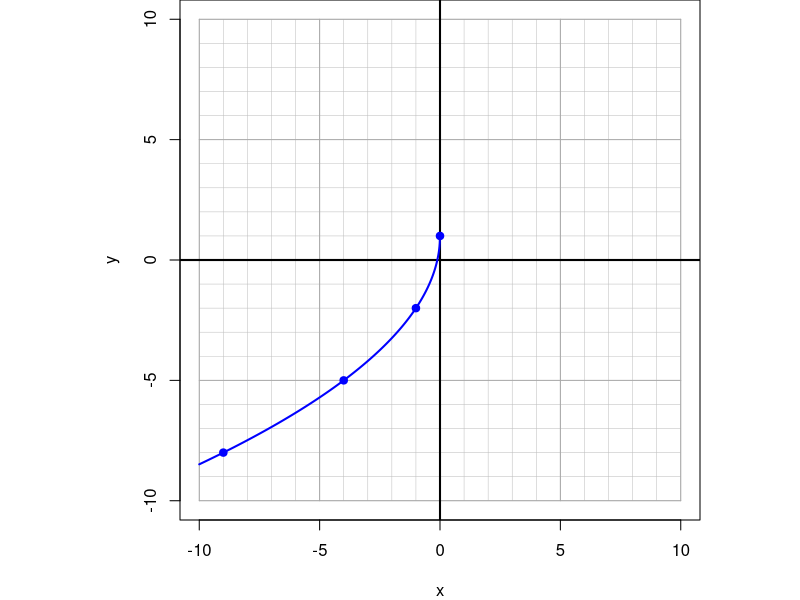
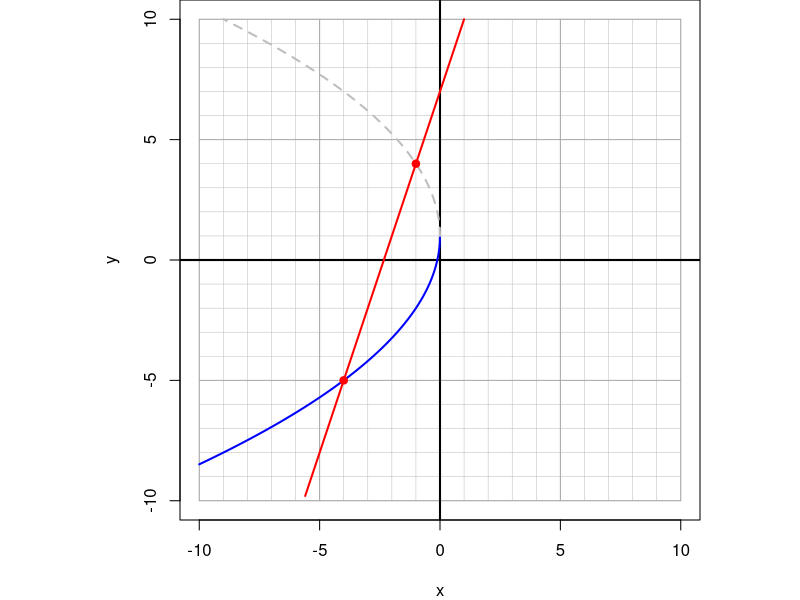

The R script that drew these images, in order:
## ---- chunk 1
gcd2 <- function(a, b) {
  if (b == 0) a else Recall(b, a %% b)
}
gcd <- function(...) Reduce(gcd2, c(...))

fsimp = function(top,bot){
    gg = abs(gcd(c(top,bot)))
    top = round(abs(top)/gg*sign(top*bot))
    bot = round(abs(mbot)/gg)
    if(bot==1){
        return(top)
    } else {
        return(paste0("\\frac{",top,"}{",bot,"}"))
    }
}

xpar = c(1,4,9)
ypar = c(1,2,3)
yext = c(-1,-2,-3)

# horizontal shift before possible reflection

# y = a*sqrt(bx-h)+k

h = sample(-9:1,1)
a = sample(c(-3,-2,-1,1,2,3),1)
k = sample((-10+3*abs(a)):(10-3*abs(a)),1)
b = sample(c(-1,1),1)

xc = (xpar+h)/b
yc = a*ypar+k
xd = xc
yd = k-a*ypar

ii = sample(1:3,2)
xv = xc[ii[1]]
yv = yc[ii[1]]
xe = xc[ii[2]]
ye = yd[ii[2]]

mtop = diff(c(yv,ye))
mbot = diff(c(xv,xe))
mf = fsimp(mtop,mbot)

while(T){
    xp = sample(-10:10,1)
    yp = mtop*(xp-xv)/mbot+yv
    if(abs(yp)<=10 && abs(yp)%%1==0 && yp!=yv && yp!=ye){break}
}

## ---- chunk 2
par(pty="s",mar=c(4,4,0,0))
plot(0,0,"n",xlim=c(-10,10),ylim=c(-10,10),xlab="x",ylab="y")

for(i in -10:10){
    lines(c(i,i),c(-10,10),col="grey",lwd=0.5)
    lines(c(-10,10),c(i,i),col="grey",lwd=0.5)
}
for(i in seq(-10,10,5)){
    lines(c(i,i),c(-10,10),col="darkgrey",lwd=1)
    lines(c(-10,10),c(i,i),col="darkgrey",lwd=1)
}
abline(h=0,lwd=2)
abline(v=0,lwd=2)

xx = seq(h*sign(b),10*sign(b),0.01*sign(b))
yy = a*sqrt(b*xx-h)+k

xx = xx[abs(yy)<=10]
yy = yy[abs(yy)<=10]


lines(xx,yy,col="blue",lwd=2)

x2 = (c(0,1,4,9,16)+h)/b
y2 = a*c(0,1,2,3,4)+k
x2 = x2[abs(y2)<=10]
y2 = y2[abs(y2)<=10]

points(x2,y2,pch=19,col="blue")

ach = -10:10
al = paste0("* x=",ach,collapse="\n")

sol1 = paste0(1*(ach==xv),collapse="")
sol2 = paste0(1*(ach==xe),collapse="")

## ---- chunk 3
par(pty="s",mar=c(4,4,0,0))
plot(0,0,"n",xlim=c(-10,10),ylim=c(-10,10),xlab="x",ylab="y")

for(i in -10:10){
    lines(c(i,i),c(-10,10),col="grey",lwd=0.5)
    lines(c(-10,10),c(i,i),col="grey",lwd=0.5)
}
for(i in seq(-10,10,5)){
    lines(c(i,i),c(-10,10),col="darkgrey",lwd=1)
    lines(c(-10,10),c(i,i),col="darkgrey",lwd=1)
}
abline(h=0,lwd=2)
abline(v=0,lwd=2)

xx = seq(h*sign(b),10*sign(b),0.01*sign(b))
yy = a*sqrt(b*xx-h)+k

xx = xx[abs(yy)<=10]
yy = yy[abs(yy)<=10]


lines(xx,yy,col="blue",lwd=2)

x2 = (c(0,1,4,9,16)+h)/b
y2 = a*c(0,1,2,3,4)+k
x2 = x2[abs(y2)<=10]
y2 = y2[abs(y2)<=10]

# points(x2,y2,pch=19,col="blue")

xl = seq(-10,10,0.1)
yl = mtop/mbot*(xl-xv)+yv
xl = xl[abs(yl)<=10]
yl = yl[abs(yl)<=10]

lines(xl,yl,col="red",lwd=2)

xx = seq(h*sign(b),10*sign(b),0.01*sign(b))
yy = -a*sqrt(b*xx-h)+k

xx = xx[abs(yy)<=10]
yy = yy[abs(yy)<=10]

lines(xx,yy,col="grey",lwd=2,lty=2)

points(xe,ye,pch=19,col="red")

points(xv,yv,pch=19,col="red")
